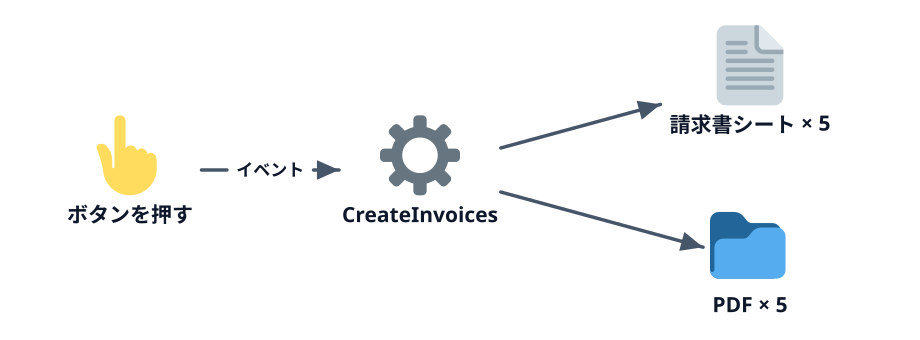

The Python source for this figure:
"""第5章サムネ: ボタンを押す → マクロが動く → 請求書シートと PDF ができる（SOURCE-PATH-GOAL + SPLITTING）。"""
import sys
sys.path.insert(0, "/Users/seekseep/.claude/skills/genfig")
from genfig import Canvas

c = Canvas(920, 340)
button = c.node(130, 170, "ボタンを押す", emoji_cp="1f446")              # 👆
macro = c.node(420, 170, "CreateInvoices", emoji_cp="2699")              # ⚙️
sheets = c.node(750, 80, "請求書シート × 5", emoji_cp="1f4c4")          # 📄
pdf = c.node(750, 260, "PDF × 5", emoji_cp="1f4c1")                     # 📁
c.link(button, macro, label="イベント")
c.link(macro, sheets)
c.link(macro, pdf)
c.save("00-thumbnail.svg")
